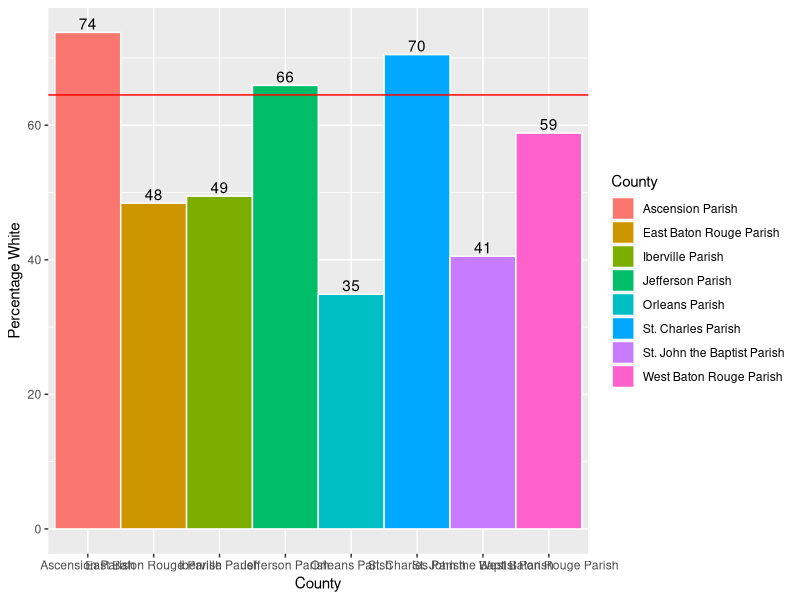
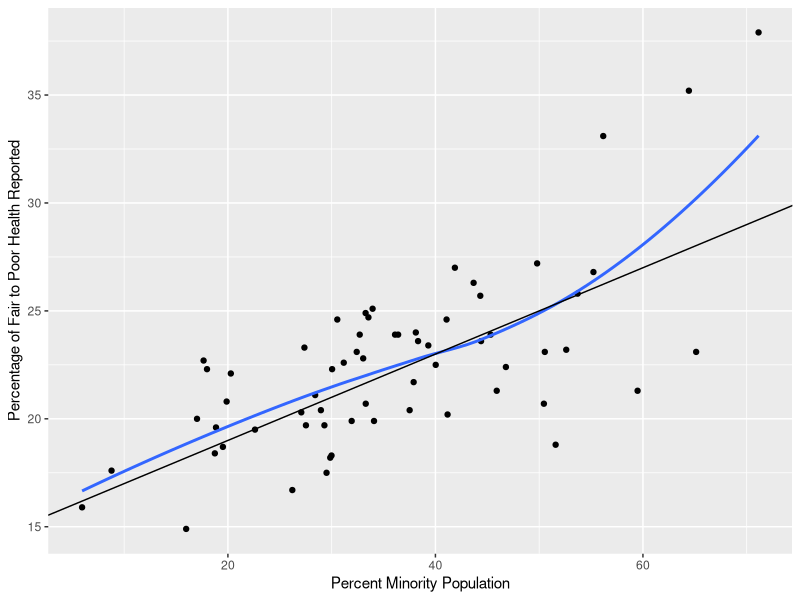
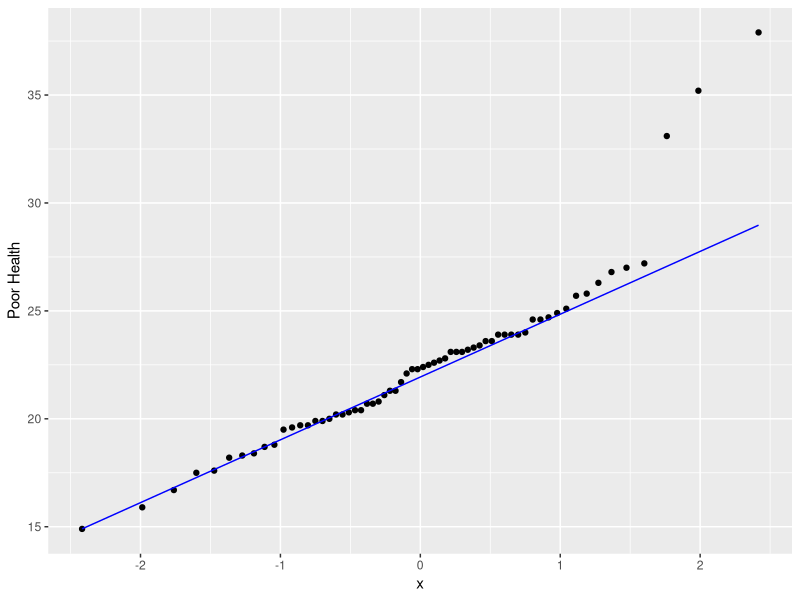
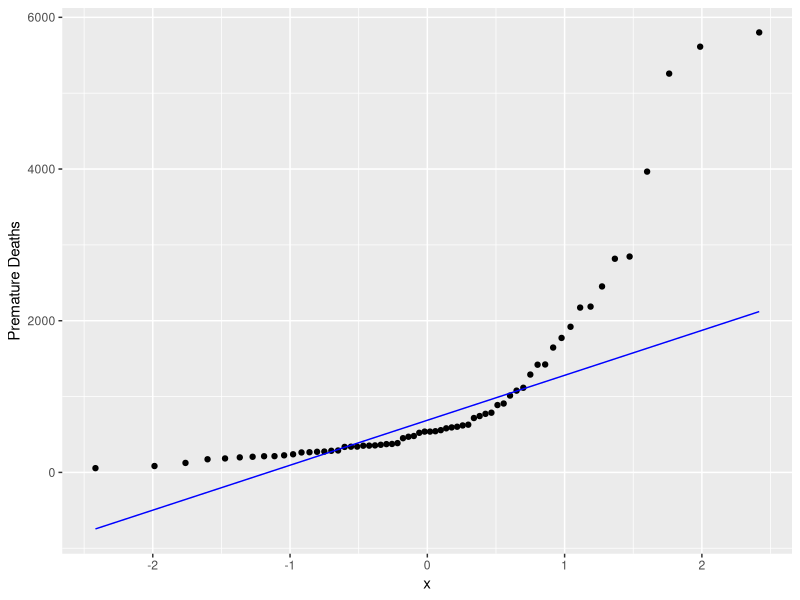
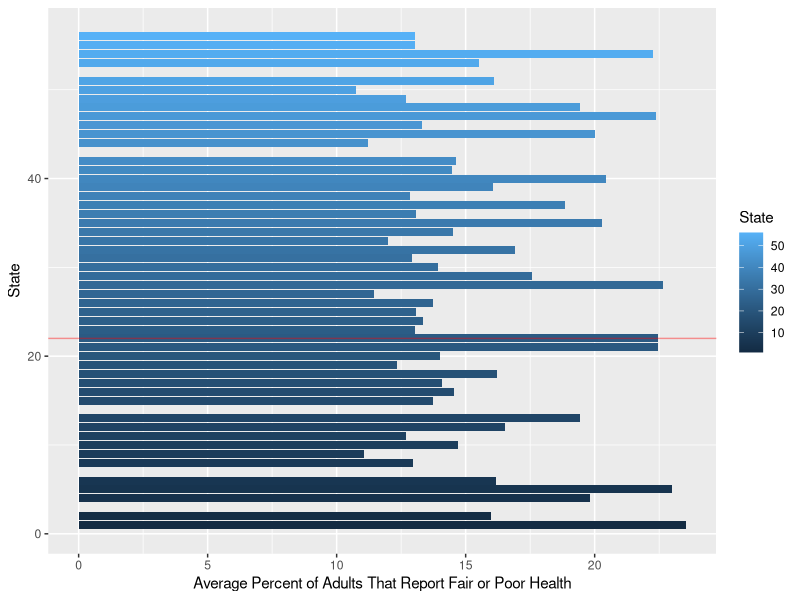
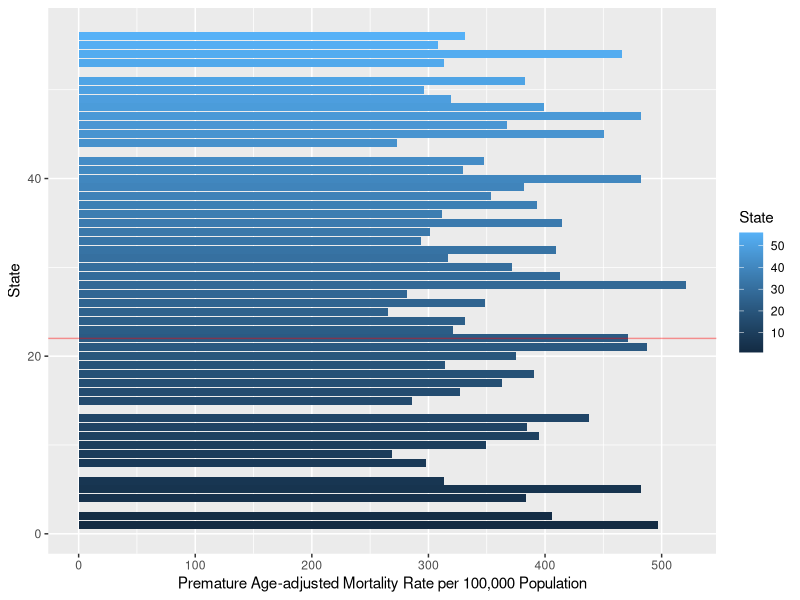
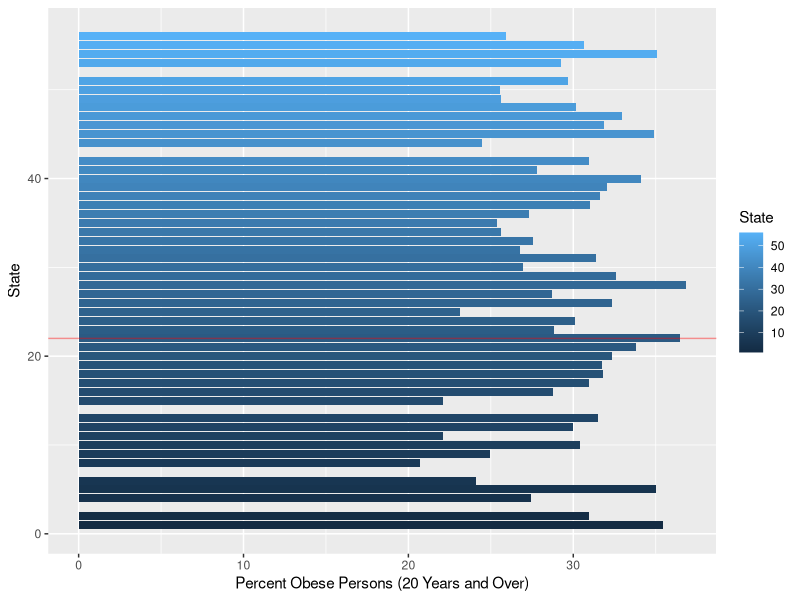
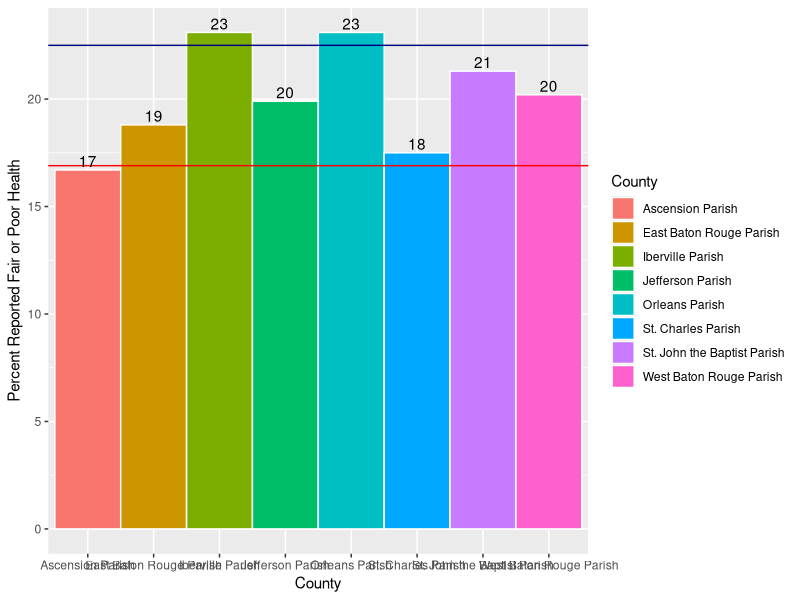

The R source for these figures, in order:
## ---- chunk 1
knitr::opts_chunk$set(echo = FALSE, message = FALSE, warning = FALSE)
## ---- chunk 2

library(dplyr)
library(ggplot2)
library(tidyr)

## ---- chunk 3

# Loading Race and Heatlh Datasets
hdat <- read.csv("../Data/R11371317_SL050.csv")
racedat <- read.csv("../Data/cc-est2018-alldata-22.csv")

# Organizing Race Dataset for Louisiana
racedat1 <- racedat %>% 
  filter(YEAR == 9,
         AGEGRP == 0) %>% 
  group_by(COUNTY) %>% 
  mutate(White = sum(WA_MALE, WA_FEMALE),
         Minority = TOT_POP - White,
         Perc_White = (White / TOT_POP) * 100,
         Perc_Minority = (Minority / TOT_POP) * 100) %>% 
  ungroup() %>% 
  select(STNAME, CTYNAME, TOT_POP, White, 
         Minority, Perc_White, Perc_Minority) %>% 
  mutate(LA_POP = sum(TOT_POP),
         LA_White_Perc = mean(Perc_White))

# Creating Race Dataset for only Cancer Alley
CAracedat1 <- racedat1  %>% 
           filter(CTYNAME %in% c("East Baton Rouge Parish", 
                                "West Baton Rouge Parish",
                                "Ascension Parish",
                                "St. John the Baptist Parish",
                                "Iberville Parish",
                                "St. Charles Parish",
                                "Jefferson Parish",
                                "Orleans Parish"))
## ---- chunk 4

# Generating bar plot comparing percentage white populations in Cancer Alley
ggplot(CAracedat1, aes(x = CTYNAME, y = Perc_White, fill = CTYNAME)) +
   geom_bar(stat="identity", width=1, color="white")  +
   labs(x = "County", y = "Percentage White", fill = "County") +
   geom_abline(slope = 0, intercept = 64.5, col = "red") +
   geom_text(aes(label= round(Perc_White)), 
             position=position_dodge(width=0.9), vjust=-0.25)

## ---- chunk 5

# Creating table of Poor Health Data in Louisiana by county
hdat4 <- hdat %>% 
  filter(Geo_STATE == 22) %>% 
  select(PoorHealth = "SE_T002_001", CTYNAME = "Geo_NAME") %>% 
  arrange(PoorHealth)

# Generating table of percentage minority by county 
racedat4 <- racedat1 %>% 
  select(CTYNAME, Perc_Minority)

# Generating a combined table of race and poor health data
rhcombined <- left_join(hdat4, racedat4, by = "CTYNAME")

## ---- chunk 6

# Plotting the Percentage of Minorities against Percentage of Poor Health Reported in Louisiana
ggplot(rhcombined, aes(x= `Perc_Minority`, y = `PoorHealth`)) + 
             geom_point() + 
             stat_smooth(method = "loess", se = FALSE, span = 1) +                          geom_abline(intercept=15, slope=0.20) + 
             labs(x = "Percent Minority Population", 
                  y = "Percentage of Fair to Poor Health Reported")

## ---- chunk 7

# Theoretical QQ Plot of Fair to Poor Health Data 
ggplot(rhcombined) + aes(sample = PoorHealth) + geom_qq(distribution = qnorm) +
  geom_qq_line(line.p = c(0.25, 0.75), col = "blue") + ylab("Poor Health")

## ---- chunk 8

# Creating Dataset of Premature death by County 
hdatdeath <- hdat %>% 
  filter(Geo_STATE == 22) %>% 
  select(PrematureDeath = "SE_T007_001", CTYNAME = "Geo_NAME") %>% 
  arrange(PrematureDeath)

# Theoretical QQ Plot of Premature Death Data 
ggplot(hdatdeath) + aes(sample = PrematureDeath) + 
  geom_qq(distribution = qnorm) +
  geom_qq_line(line.p = c(0.25, 0.75), col = "blue") + ylab("Premature Deaths")

## ---- chunk 9

# Health Dataset with mean values for all of the United States
hdatUS <- hdat %>% 
  select(PoorHealth = "SE_T002_001", State = "Geo_STATE", 
         County = "Geo_QNAME", PrematureMortality = "SE_NV006_003", 
         Perc_Obese = "SE_T012_003") %>% 
  arrange(State) %>% 
  group_by(State) %>% 
  na.omit() %>% 
  mutate(State_PoorHealth = mean(PoorHealth), State_Obese = mean(Perc_Obese),
         State_PrematureMortality = mean(PrematureMortality)) %>% 
  select(State, State_PoorHealth, State_Obese, State_PrematureMortality) %>% 
  distinct()

## ---- chunk 10

# Generates plot of Average Percent of Adults That Report Fair or Poor Health by State
ggplot(hdatUS, aes(x = State, y = State_PoorHealth, fill = State)) +
         geom_bar(stat = "identity") +
         coord_flip() + 
         geom_vline(xintercept = 22, col = "red", alpha = 0.4) +
         scale_y_continuous(
           name = "Average Percent of Adults That Report Fair or Poor Health")

# Generates plot of Premature Age-adjusted Mortality Rate per 100,000 Population by State
ggplot(hdatUS, aes(x = State, y = State_PrematureMortality, fill = State)) +
         geom_bar(stat = "identity") +
         coord_flip() + 
         geom_vline(xintercept = 22, col = "red", alpha = 0.4) +
         scale_y_continuous(
           name = 
             "Premature Age-adjusted Mortality Rate per 100,000 Population")

# Generates plot of Percent Obese Persons (20 Years and Over) by State
ggplot(hdatUS, aes(x = State, y = State_Obese, fill = State)) +
         geom_bar(stat = "identity") +
         coord_flip() + 
         geom_vline(xintercept = 22, col = "red", alpha = 0.4) +
         scale_y_continuous(
           name = 
             "Percent Obese Persons (20 Years and Over)")

## ---- chunk 11

# Creating table of Cancer Alley Health Data
CA_Health <- hdat %>% 
  filter(Geo_STATE == 22) %>% 
  select(PoorHealth = "SE_T002_001", Perc_Obese = "SE_T012_003",
         PrematureMortality = "SE_NV006_003", CTYNAME = "Geo_NAME") %>% 
  filter(CTYNAME %in% c("East Baton Rouge Parish", 
                        "West Baton Rouge Parish",
                        "Ascension Parish",
                        "St. John the Baptist Parish",
                        "Iberville Parish",
                        "St. Charles Parish",
                        "Jefferson Parish",
                        "Orleans Parish"))
# Calculating the mean poor health in the U.S. and Louisiana
USmeanPoorHealth <- mean(hdat$SE_T002_001, na.rm = TRUE)
LouisianaPoorHealth <- mean(hdat4$PoorHealth)

# Generating bar blot of Cancer Alley Poor Health with Louisiana and U.S. Poor Health Averages
ggplot(CA_Health, aes(x = CTYNAME, y = PoorHealth, fill = CTYNAME)) +
   geom_bar(stat="identity", width=1, color="white")  +
   labs(x = "County", y = "Percent Reported Fair or Poor Health", 
        fill = "County") +
   geom_abline(slope = 0, intercept = 16.9, col = "red") +
   geom_abline(slope = 0, intercept = 22.5, col = "navyblue") +
   geom_text(aes(label= round(PoorHealth)), 
             position=position_dodge(width=0.9), vjust=-0.25)


## ---- chunk 12

# Creating Dataset for Insurance by Age in United States
hdat_in_US <- hdat %>% 
  select(Under19 = "SE_T006_001", 
         To64 = "SE_T006_002") %>% 
  pivot_longer(names_to = "Age", values_to = "Perc_Insurance", cols = 1:2)

# Plotting Percentage of Population without Insurance by Age in United States
ggplot(hdat_in_US, aes(x = Age, y = Perc_Insurance, col = Age)) + 
  geom_boxplot() +
  labs(y = "Percentage without Insurance") +
  ggtitle("United States")

## ---- chunk 13

# Creating Dataset for Insurance by Age in Louisiana
hdat_in <- hdat %>% 
  filter(Geo_STATE == 22) %>%
  select(Under19 = "SE_T006_001", 
         To64 = "SE_T006_002") %>% 
  pivot_longer(names_to = "Age", values_to = "Perc_Insurance", cols = 1:2)

# Plotting Percentage of Population without Insurance by Age
ggplot(hdat_in, aes(x = Age, y = Perc_Insurance, col = Age)) + 
  geom_boxplot() +
  labs(y = "Percentage without Insurance") +
  ggtitle("Louisiana")

## ---- chunk 14

# Creating Obesity Dataset for Louisiana
hdatobese <- hdat %>% 
  filter(Geo_STATE == 22) %>% 
  select(Perc_Obese = "SE_T012_003", Perc_LHF_Access = "SE_T012_001",
         Perc_Inactive = "SE_T012_004", CTYNAME = "Geo_NAME") %>% 
  arrange(Perc_Obese)

# Creating Scatterplot Comparing Limited Access to Healthy Food to Obesity 
ggplot(hdatobese, aes(x = Perc_LHF_Access, y = Perc_Obese)) +
  geom_point() + 
  stat_smooth(method = "loess", se = FALSE, span = 1) +                       
  labs(x = "Percent of Persons with Limited Healthy Food Access", 
       y = "Percent Obese Persons (Over 20yrs)")

# Creating Scatterplot Comparing Physical Inactivity to Obesity
ggplot(hdatobese, aes(x = Perc_Inactive, y = Perc_Obese)) +
  geom_point() + 
  geom_abline(intercept = 4, slope = 1) +
  labs(x = "Percent Physically Inactive Persons (Over 20 yrs)", 
       y = "Percent Obese Persons (Over 20yrs)")

